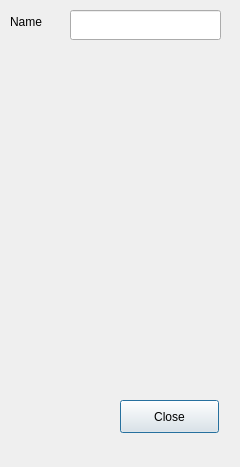
<?xml version="1.0" encoding="UTF-8"?>
<ui version="4.0">
 <class>AddLevelObject</class>
 <widget class="QDialog" name="AddLevelObject">
  <property name="geometry">
   <rect>
    <x>0</x>
    <y>0</y>
    <width>240</width>
    <height>467</height>
   </rect>
  </property>
  <property name="minimumSize">
   <size>
    <width>240</width>
    <height>467</height>
   </size>
  </property>
  <property name="windowTitle">
   <string>Add Level Object</string>
  </property>
  <widget class="QWidget" name="dockWidgetContents">
   <widget class="QWidget" name="modelSelectionUI" native="true">
    <property name="geometry">
     <rect>
      <x>10</x>
      <y>70</y>
      <width>211</width>
      <height>131</height>
     </rect>
    </property>
   </widget>
   <widget class="QWidget" name="widget" native="true">
    <property name="geometry">
     <rect>
      <x>10</x>
      <y>220</y>
      <width>211</width>
      <height>151</height>
     </rect>
    </property>
   </widget>
   <widget class="QLineEdit" name="input_modelName">
    <property name="geometry">
     <rect>
      <x>70</x>
      <y>10</y>
      <width>151</width>
      <height>30</height>
     </rect>
    </property>
   </widget>
   <widget class="QLabel" name="label">
    <property name="geometry">
     <rect>
      <x>10</x>
      <y>10</y>
      <width>51</width>
      <height>24</height>
     </rect>
    </property>
    <property name="text">
     <string>Name</string>
    </property>
   </widget>
   <widget class="QPushButton" name="button_close">
    <property name="geometry">
     <rect>
      <x>120</x>
      <y>400</y>
      <width>99</width>
      <height>33</height>
     </rect>
    </property>
    <property name="text">
     <string>Close</string>
    </property>
   </widget>
   <widget class="Line" name="line">
    <property name="geometry">
     <rect>
      <x>10</x>
      <y>200</y>
      <width>211</width>
      <height>21</height>
     </rect>
    </property>

   </widget>
  </widget>
 </widget>
 <resources/>
 <connections/>
</ui>
